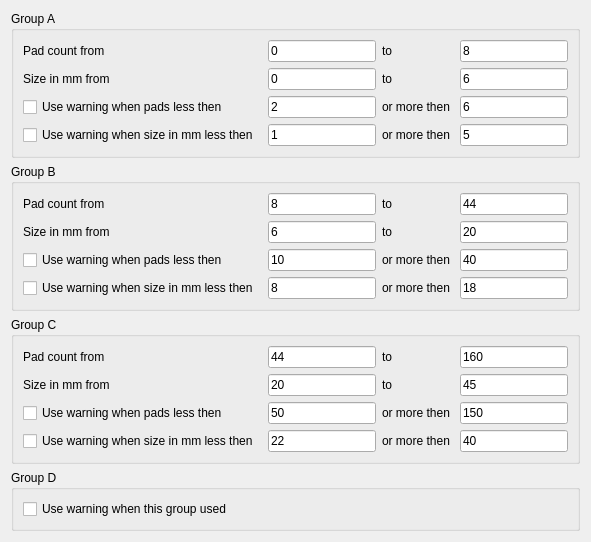
         <widget class="QWidget" name="tab_4">
          <attribute name="title">
           <string>Groups</string>
          </attribute>
          <layout class="QGridLayout" name="gridLayout_10">
           <item row="0" column="0">
            <widget class="QGroupBox" name="groupBox_7">
             <property name="title">
              <string>Group A</string>
             </property>
             <layout class="QGridLayout" name="gridLayout_11">
              <item row="0" column="3">
               <widget class="QLineEdit" name="lineEdit_5">
                <property name="text">
                 <string>8</string>
                </property>
               </widget>
              </item>
              <item row="2" column="1">
               <widget class="QLineEdit" name="lineEdit_11">
                <property name="text">
                 <string>2</string>
                </property>
               </widget>
              </item>
              <item row="0" column="1">
               <widget class="QLineEdit" name="lineEdit_4">
                <property name="text">
                 <string>0</string>
                </property>
               </widget>
              </item>
              <item row="0" column="2">
               <widget class="QLabel" name="label_14">
                <property name="text">
                 <string>to</string>
                </property>
               </widget>
              </item>
              <item row="3" column="3">
               <widget class="QLineEdit" name="lineEdit_8">
                <property name="text">
                 <string>5</string>
                </property>
               </widget>
              </item>
              <item row="3" column="1">
               <widget class="QLineEdit" name="lineEdit_9">
                <property name="text">
                 <string>1</string>
                </property>
               </widget>
              </item>
              <item row="0" column="0">
               <widget class="QLabel" name="label_13">
                <property name="text">
                 <string>Pad count from </string>
                </property>
               </widget>
              </item>
              <item row="3" column="2">
               <widget class="QLabel" name="label_19">
                <property name="text">
                 <string>or more then </string>
                </property>
               </widget>
              </item>
              <item row="1" column="2">
               <widget class="QLabel" name="label_16">
                <property name="text">
                 <string>to</string>
                </property>
               </widget>
              </item>
              <item row="2" column="3">
               <widget class="QLineEdit" name="lineEdit_10">
                <property name="text">
                 <string>6</string>
                </property>
               </widget>
              </item>
              <item row="1" column="3">
               <widget class="QLineEdit" name="lineEdit_6">
                <property name="text">
                 <string>6</string>
                </property>
               </widget>
              </item>
              <item row="1" column="0">
               <widget class="QLabel" name="label_15">
                <property name="text">
                 <string>Size in mm from</string>
                </property>
               </widget>
              </item>
              <item row="2" column="2">
               <widget class="QLabel" name="label_20">
                <property name="text">
                 <string>or more then </string>
                </property>
               </widget>
              </item>
              <item row="1" column="1">
               <widget class="QLineEdit" name="lineEdit_7">
                <property name="text">
                 <string>0</string>
                </property>
               </widget>
              </item>
              <item row="2" column="0">
               <widget class="QCheckBox" name="checkBox_6">
                <property name="text">
                 <string>Use warning when pads less then</string>
                </property>
               </widget>
              </item>
              <item row="3" column="0">
               <widget class="QCheckBox" name="checkBox_7">
                <property name="text">
                 <string>Use warning when size in mm less then </string>
                </property>
               </widget>
              </item>
             </layout>
            </widget>
           </item>
           <item row="1" column="0">
            <widget class="QGroupBox" name="groupBox_8">
             <property name="title">
              <string>Group B</string>
             </property>
             <layout class="QGridLayout" name="gridLayout_12">
              <item row="0" column="3">
               <widget class="QLineEdit" name="lineEdit_12">
                <property name="text">
                 <string>44</string>
                </property>
               </widget>
              </item>
              <item row="2" column="1">
               <widget class="QLineEdit" name="lineEdit_13">
                <property name="text">
                 <string>10</string>
                </property>
               </widget>
              </item>
              <item row="0" column="1">
               <widget class="QLineEdit" name="lineEdit_14">
                <property name="text">
                 <string>8</string>
                </property>
               </widget>
              </item>
              <item row="0" column="2">
               <widget class="QLabel" name="label_17">
                <property name="text">
                 <string>to</string>
                </property>
               </widget>
              </item>
              <item row="3" column="3">
               <widget class="QLineEdit" name="lineEdit_15">
                <property name="text">
                 <string>18</string>
                </property>
               </widget>
              </item>
              <item row="3" column="1">
               <widget class="QLineEdit" name="lineEdit_16">
                <property name="text">
                 <string>8</string>
                </property>
               </widget>
              </item>
              <item row="0" column="0">
               <widget class="QLabel" name="label_18">
                <property name="text">
                 <string>Pad count from </string>
                </property>
               </widget>
              </item>
              <item row="3" column="2">
               <widget class="QLabel" name="label_21">
                <property name="text">
                 <string>or more then </string>
                </property>
               </widget>
              </item>
              <item row="1" column="2">
               <widget class="QLabel" name="label_22">
                <property name="text">
                 <string>to</string>
                </property>
               </widget>
              </item>
              <item row="2" column="3">
               <widget class="QLineEdit" name="lineEdit_17">
                <property name="text">
                 <string>40</string>
                </property>
               </widget>
              </item>
              <item row="1" column="3">
               <widget class="QLineEdit" name="lineEdit_18">
                <property name="text">
                 <string>20</string>
                </property>
               </widget>
              </item>
              <item row="1" column="0">
               <widget class="QLabel" name="label_23">
                <property name="text">
                 <string>Size in mm from</string>
                </property>
               </widget>
              </item>
              <item row="2" column="2">
               <widget class="QLabel" name="label_24">
                <property name="text">
                 <string>or more then </string>
                </property>
               </widget>
              </item>
              <item row="1" column="1">
               <widget class="QLineEdit" name="lineEdit_19">
                <property name="text">
                 <string>6</string>
                </property>
               </widget>
              </item>
              <item row="2" column="0">
               <widget class="QCheckBox" name="checkBox_8">
                <property name="text">
                 <string>Use warning when pads less then</string>
                </property>
               </widget>
              </item>
              <item row="3" column="0">
               <widget class="QCheckBox" name="checkBox_9">
                <property name="text">
                 <string>Use warning when size in mm less then </string>
                </property>
               </widget>
              </item>
             </layout>
            </widget>
           </item>
           <item row="2" column="0">
            <widget class="QGroupBox" name="groupBox_9">
             <property name="title">
              <string>Group C</string>
             </property>
             <layout class="QGridLayout" name="gridLayout_13">
              <item row="0" column="3">
               <widget class="QLineEdit" name="lineEdit_20">
                <property name="text">
                 <string>160</string>
                </property>
               </widget>
              </item>
              <item row="2" column="1">
               <widget class="QLineEdit" name="lineEdit_21">
                <property name="text">
                 <string>50</string>
                </property>
               </widget>
              </item>
              <item row="0" column="1">
               <widget class="QLineEdit" name="lineEdit_22">
                <property name="text">
                 <string>44</string>
                </property>
               </widget>
              </item>
              <item row="0" column="2">
               <widget class="QLabel" name="label_25">
                <property name="text">
                 <string>to</string>
                </property>
               </widget>
              </item>
              <item row="3" column="3">
               <widget class="QLineEdit" name="lineEdit_23">
                <property name="text">
                 <string>40</string>
                </property>
               </widget>
              </item>
              <item row="3" column="1">
               <widget class="QLineEdit" name="lineEdit_24">
                <property name="text">
                 <string>22</string>
                </property>
               </widget>
              </item>
              <item row="0" column="0">
               <widget class="QLabel" name="label_26">
                <property name="text">
                 <string>Pad count from </string>
                </property>
               </widget>
              </item>
              <item row="3" column="2">
               <widget class="QLabel" name="label_27">
                <property name="text">
                 <string>or more then </string>
                </property>
               </widget>
              </item>
              <item row="1" column="2">
               <widget class="QLabel" name="label_28">
                <property name="text">
                 <string>to</string>
                </property>
               </widget>
              </item>
              <item row="2" column="3">
               <widget class="QLineEdit" name="lineEdit_25">
                <property name="text">
                 <string>150</string>
                </property>
               </widget>
              </item>
              <item row="1" column="3">
               <widget class="QLineEdit" name="lineEdit_26">
                <property name="text">
                 <string>45</string>
                </property>
               </widget>
              </item>
              <item row="1" column="0">
               <widget class="QLabel" name="label_29">
                <property name="text">
                 <string>Size in mm from</string>
                </property>
               </widget>
              </item>
              <item row="2" column="2">
               <widget class="QLabel" name="label_30">
                <property name="text">
                 <string>or more then </string>
                </property>
               </widget>
              </item>
              <item row="1" column="1">
               <widget class="QLineEdit" name="lineEdit_27">
                <property name="text">
                 <string>20</string>
                </property>
               </widget>
              </item>
              <item row="2" column="0">
               <widget class="QCheckBox" name="checkBox_10">
                <property name="text">
                 <string>Use warning when pads less then</string>
                </property>
               </widget>
              </item>
              <item row="3" column="0">
               <widget class="QCheckBox" name="checkBox_11">
                <property name="text">
                 <string>Use warning when size in mm less then </string>
                </property>
               </widget>
              </item>
             </layout>
            </widget>
           </item>
           <item row="3" column="0">
            <widget class="QGroupBox" name="groupBox_10">
             <property name="title">
              <string>Group D</string>
             </property>
             <layout class="QGridLayout" name="gridLayout_14">
              <item row="0" column="0">
               <widget class="QCheckBox" name="checkBox_13">
                <property name="text">
                 <string>Use warning when this group used</string>
                </property>
               </widget>
              </item>
             </layout>
            </widget>
           </item>
          </layout>
         </widget>
